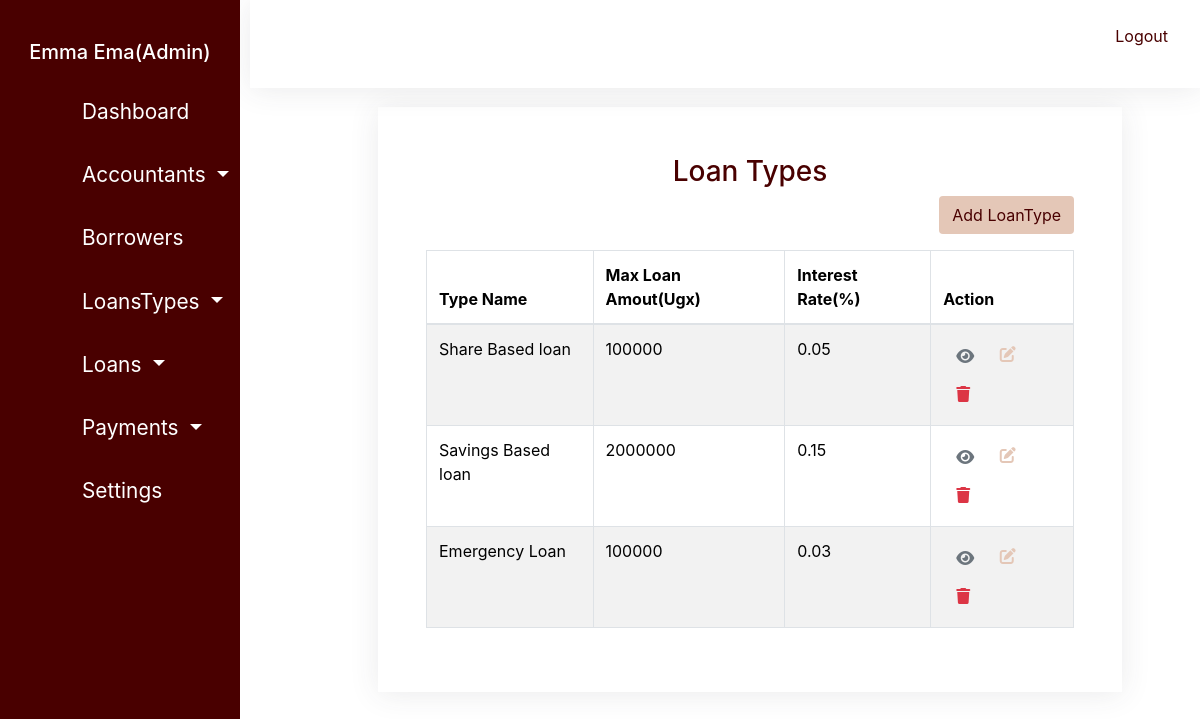
Screenshot of /admin/index.php?id=all_loanType (signed in) with the database file from the repository.
### tables this page shows
CREATE TABLE `employee` (
  `id` int(11) NOT NULL,
  `firstname` varchar(100) NOT NULL,
  `lastname` varchar(100) NOT NULL,
  `phone` varchar(45) NOT NULL,
  `email` varchar(255) NOT NULL,
  `role` text NOT NULL DEFAULT 'employee',
  `password` varchar(100) NOT NULL
);

CREATE TABLE `loan_type` (
  `id` int(11) NOT NULL,
  `type_name` varchar(100) NOT NULL,
  `loan_description` text NOT NULL,
  `interest_rate` float NOT NULL,
  `max_loan_amount` int(11) NOT NULL
);

### admin/data/get_data.php (called while the page is built, shortened)
<?php
function getLoanTypes($conn){
    $query = "SELECT * FROM loan_type";
    $stmt = $conn->query($query);
    if($stmt == true){
        $loan_types = $stmt->fetchAll();
        return $loan_types;
    }else{
        return 0;
    }
}
function getEmployeeById($employee_id, $role, $conn){
    $sql = "SELECT * FROM {$role} WHERE id=?";
    $stmt = $conn->prepare($sql);
    $stmt->execute([$employee_id]);
    if($stmt->rowCount()==1){
        $employee = $stmt->fetch();
        return $employee;
    }else{
        return 0;
    }
}
?>

### admin/index.php (the view, shortened to what this page needs)
<?php
$sessionId = $_SESSION['id'] ?? '';
$role = $_SESSION['role'] ?? '';
$id = $_REQUEST['id'] ?? 'dashboard';
include("include/db_con.php");
include("data/get_data.php");
?>
<!DOCTYPE html>
<html lang="en">
<head>
    <link href="https://cdn.jsdelivr.net/npm/bootstrap@5.3.1/dist/css/bootstrap.min.css" rel="stylesheet"
>
    <link rel="stylesheet" href="https://maxcdn.bootstrapcdn.com/bootstrap/4.5.2/css/bootstrap.min.css">
    <link rel="stylesheet" href="https://maxcdn.bootstrapcdn.com/bootstrap/4.5.2/css/bootstrap.min.css">
    <link rel="stylesheet" href="https://cdnjs.cloudflare.com/ajax/libs/font-awesome/6.4.2/css/all.min.css">
    <link rel="stylesheet" href="assets/css/style.css">
</head>
<body>
    <div class="sidebar bg_maroon">
        <h5 class="text-center"><?php
        $employee = getEmployeeById($sessionId, $role, $conn);
        $r = "";
        if ($employee['role'] == 'employee') {
            $r = 'Admin';
        } elseif ($employee['role'] == 'accountant') {
            $r = 'Accountant';
        }
        echo $employee['firstname'] . " " . $employee['lastname'] . "(" . $r . ")";
        ?></h5>
        <ul class="">
            <li class=" <?php if ('dashboard' == $id) {
                echo "active";
            } ?>">
                <a href="index.php?id=dashboard" class="nav-link">Dashboard</a>
            </li>
            <?php if ($role == 'employee') { ?>
                <li class="nav-item dropdown">
                    <a class="nav-link dropdown-toggle <?php if ('add_accountant' == $id || 'all_accountant' == $id) {
                        echo "active";
                    } ?> " href="#" id="accountantDropdown" role="button" data-toggle="dropdown" aria-haspopup="true"
                        aria-expanded="false">
                        Accountants
                    </a>
                </li>
            <?php } ?>
            <li class=" <?php if ('borrowers' == $id) {
                echo "active";
            } ?>">
                <a href="index.php?id=borrowers" class="nav-link">Borrowers</a>
            </li>
            <li class="nav-item dropdown">
                <a class="nav-link dropdown-toggle <?php if ('add_loanType' == $id || 'all_loanType' == $id) {
                    echo "active";
                } ?> " href="#" id="loanTypeDropdown" role="button" data-toggle="dropdown" aria-haspopup="true"
                    aria-expanded="false">
                    LoansTypes
                </a>
            </li>
            <li class="nav-item dropdown">
                <a class="nav-link dropdown-toggle" href="#" id="loanDropdown" role="button" data-toggle="dropdown"
                    aria-haspopup="true" aria-expanded="false">
                    Loans
                </a>
            </li>
            <li class="nav-item dropdown">
                <a class="nav-link dropdown-toggle <?php if ('pending_payments' == $id || 'cleared_payments' == $id) {
                    echo "active";
                } ?> " href="#" id="paymentsDropdown" role="button" data-toggle="dropdown" aria-haspopup="true"
                    aria-expanded="false">
                    Payments
                </a>
            </li>
            <li class=" <?php if ('settings' == $id) {
                echo "active";
            } ?>">
                <a href="index.php?id=settings" class="nav-link">Settings</a>
            </li>
        </ul>
    </div>
    <div class="topbar">
        <div class="p-3 bg_white">
            <p class="text-end text_maroon"><a href="logout.php" class="nav-link">Logout</a></p>
        </div>
    </div>
    <div class="container-fluid">
        <div class="dashboard  p-5">
            <div class="container">
                <?php if ('all_loanType' == $id) {
                    $loan_types = getLoanTypes($conn);
                    ?>
                <div class="bg_white p-5">
                    <h3 class="text-center text_maroon">Loan Types</h3>
                    <table class="table table-striped table-bordered">
                        <tr><a href="index.php?id=add_loanType" class="btn bg_cream text_maroon float-end mb-3">Add
                                LoanType</a>
                        </tr>
                        <thead class="bg_maroon">
                            <tr>
                                <th scope="col">Type Name</th>
                                <th scope="col">Max Loan Amout(Ugx)</th>
                                <th scope="col">Interest Rate(%)</th>
                                <th scope="col">Action</th>
                            </tr>
                        </thead>
                        <tbody>
                            <?php
                            if ($loan_types > 0) {
                                foreach ($loan_types as $index => $loan_type) {
                                    ?>
                            <tr>
                                <td>
                                    <?= $loan_type['type_name'] ?>
                                </td>
                                <td>
                                    <?= $loan_type['max_loan_amount'] ?>
                                </td>
                                <td>
                                    <?= $loan_type['interest_rate'] ?>
                                </td>
                                <td>
                                    <button class="btn text-secondary" data-bs-toggle="modal"
                                        data-bs-target="#view_loanType<?= $index ?>"><i class="fa fa-eye"></i></button>
                                    <?php printf("<a href='index.php?action=edit_loanType&id=%s' class='text_cream'><i class='fas fa-edit p-2'></i></a>", $loan_type['id']) ?>
                                    <button class="btn text-danger" data-bs-toggle="modal"
                                        data-bs-target="#delete_loanType<?= $index ?>"><i
                                            class="fa fa-trash"></i></button>
                                </td>
                            </tr>
                                                    <?php }
                            } else {
                                echo "<tr>No Loan Types Available</tr>";
                            } ?>
                                    </tbody>
                                </table>
                            </div>
                <?php } ?>
    </div>
    </div>
    </div>
</body>
</html>

### admin/assets/css/style.css (style rules this page uses)
.bg_white { -webkit-box-shadow: 0 0.15rem 1.75rem 0 rgba(58, 59, 69, 0.1); box-shadow: 0 0.15rem 1.75rem 0 rgba(58, 59, 69, 0.1); background-color: #FFF; }
.text_cream { color: #E4C7B7; }
.text_maroon { color: #490000; }
.bg_cream { background: #E4C7B7; }
.bg_maroon { background: #490000; color: #E4C7B7; }
.sidebar { height: 60vh; top: 0; left: 0; padding: 5px; height: 100vh; color: white; float: left; width: 20%; position: fixed; top: 0; overflow-y: auto; left: 0; bottom: 0; padding: 40px 20px 20px 20px; z-index: 999; }
ul { list-style: none; padding: 8px; }
ul li { padding: 8px; margin-left: 30px; font-size: 1.3rem; }
.topbar { position: fixed; width: 100%; top: 0; left: 0; padding-left: 250px; right: 0; }
.dashboard { margin-left: 300px; margin-top: 5%; }

### rows the page displays
employee: firstname "Emma", lastname "Ema", role "Admin"
loan_type: type_name "Share Based loan", max_loan_amount "100000", interest_rate "0.05"
loan_type: type_name "Savings Based loan", max_loan_amount "2000000", interest_rate "0.15"
loan_type: type_name "Emergency Loan", max_loan_amount "100000", interest_rate "0.03"
